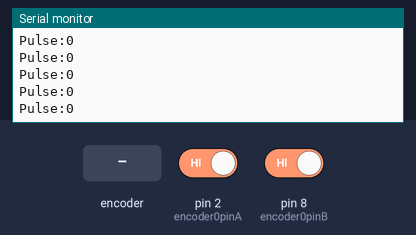
Simulated run of this sketch. Board: Arduino Uno, built with avr-gcc and run on an emulated ATmega328P. Parts: the last lines printed to the serial monitor. Inputs (shaded band) come from the test bench; at power-on: pin 2 (encoder0pinA) HIGH, pin 8 (encoder0pinB) HIGH.

Above: at 1.2 s.
1.3 s: rotary encoder on pin 2 (encoder0pinA) / pin 8 (encoder0pinB) turned 1 step (first pin leading)
At 1.31 s:
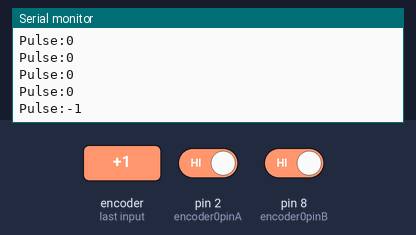
3.0 s: rotary encoder on pin 2 (encoder0pinA) / pin 8 (encoder0pinB) turned 2 steps (second pin leading)
At 3.31 s:
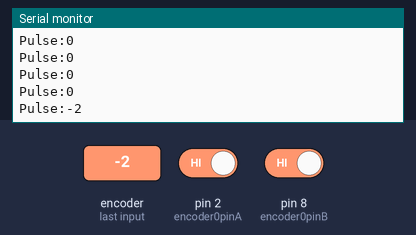
Timing chart, 0 to 6.0 s (numbered marks = the images above; inputs shaded):
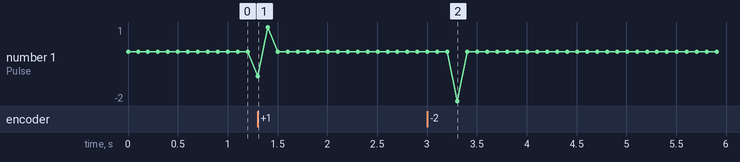

Measured:
- after the input at 1.3 s, the serial monitor: prints a new line at once (image 1)
- after the input at 3.0 s, the serial monitor: prints a new line after 0.30 s (image 2)

The sketch:

encoders.ino
```cpp
//The sample code for driving one way motor encoder
const byte encoder0pinA = 2;//A pin -> the interrupt pin 2
const byte encoder0pinB = 8;//B pin -> the digital pin 4
byte encoder0PinALast;
int duration;//the number of the pulses
boolean Direction;//the rotation direction


void setup()
{
  Serial.begin(9600);//Initialize the serial port
  EncoderInit();//Initialize the module
}

void loop()
{
  Serial.print("Pulse:");
  Serial.println(duration);
  duration = 0;
  delay(100);
}

void EncoderInit()
{
  Direction = true;//default -> Forward
  pinMode(encoder0pinB,INPUT);
  attachInterrupt(0, wheelSpeed, CHANGE);//int.0
}

void wheelSpeed()
{
  int Lstate = digitalRead(encoder0pinA);
  if((encoder0PinALast == LOW) && Lstate==HIGH)
  {
    int val = digitalRead(encoder0pinB);
    if(val == LOW && Direction)
    {
      Direction = false; //Reverse
    }
    else if(val == HIGH && !Direction)
    {
      Direction = true;  //Forward
    }
  }
  encoder0PinALast = Lstate;

  if(!Direction)  duration++;
  else  duration--;
}
```
